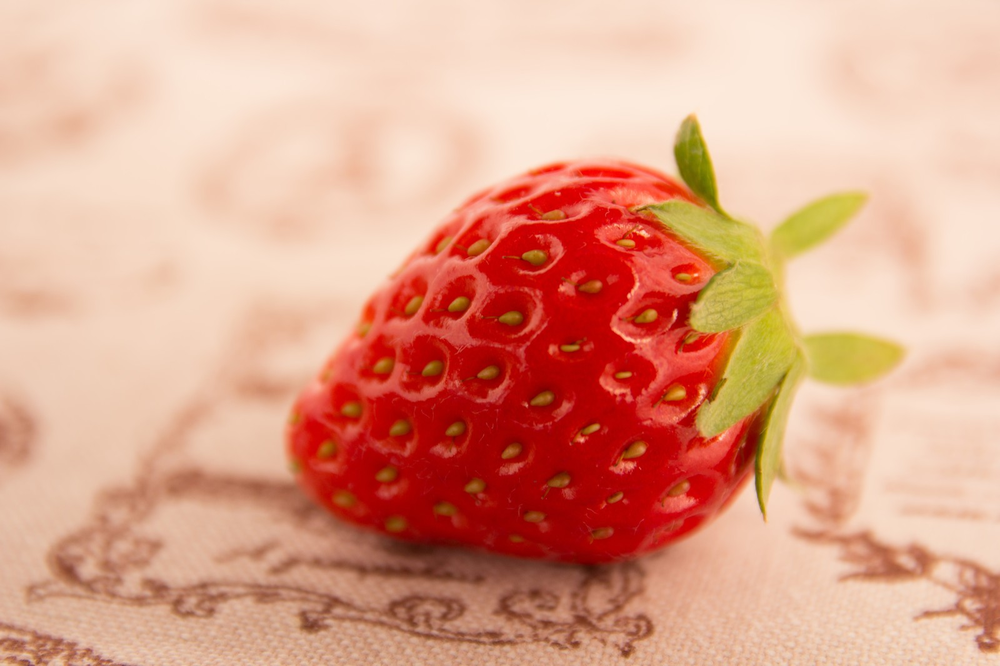
%> input picture kadai08/kadai08.png, 1000 x 666 px, shrunk from 1600 x 1066 before the run
$ octave kadai08.m   (GNU Octave 9; MATLAB toolbox functions it lacks are replaced by stand-ins)
%> lines starting %> are read from the running program, lines starting %| are printed output that depends on the picture; in (x1, y1, x2, y2) boxes, pixels count from 0 and x2, y2 are one past the last pixel; in counts of white or black regions, pixels touching at a corner belong together; the program's own positions count from 1
clear;

ORG = imread('kadai08.png'); % 夋憸偺撉傒崬傒
%> ORG is the input picture: size 666x1000x3 uint8; mean R, G, B 222.6, 161.7, 137.9
ORG = rgb2gray(ORG); % 敀崟擹扺夋憸偵曄姺
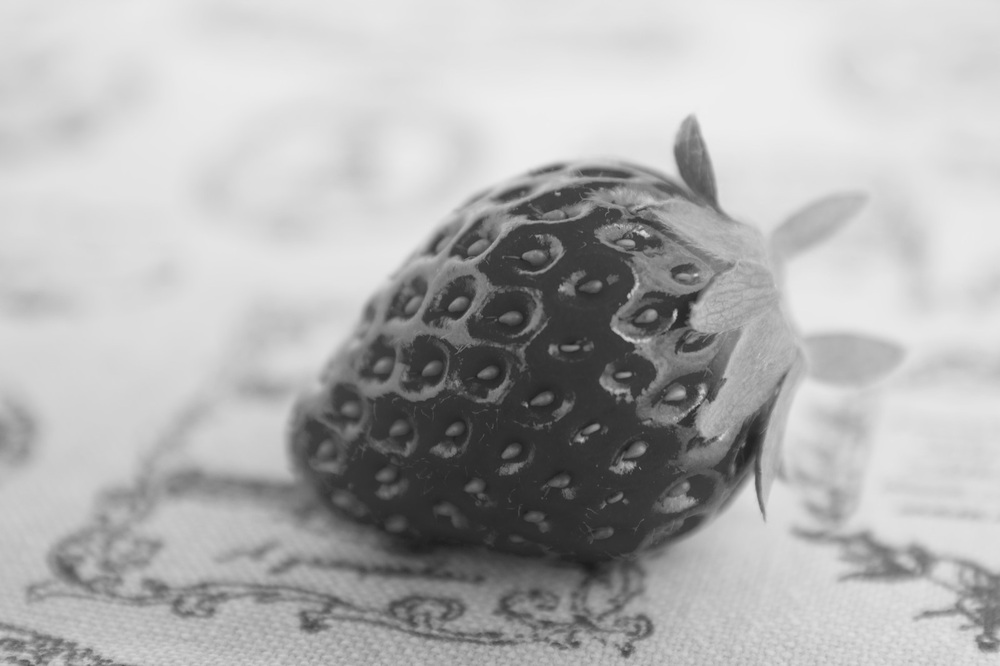
%> ORG: size 666x1000 uint8; min 28, max 239, mean 177.2
imagesc(ORG); colormap(gray); colorbar; % 夋憸偺昞帵
pause;
IMG = ORG > 128; % 鑷抣128偱擇抣壔
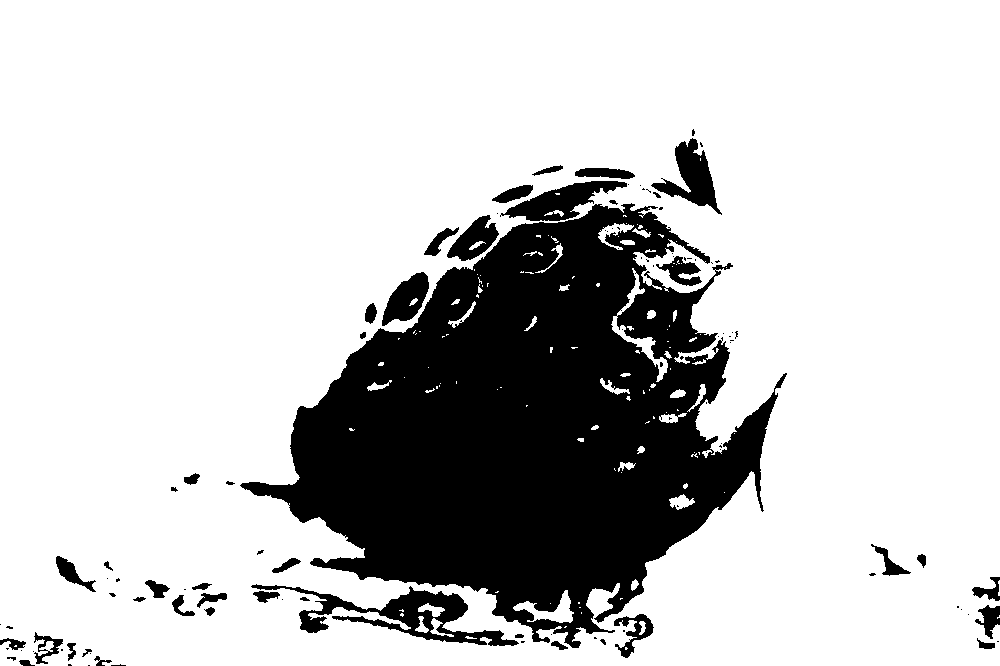
%> IMG: size 666x1000 logical; 78.3% white; 110 black regions (65 under 20 px), largest, box (x1, y1, x2, y2) and area: (240, 203, 787, 648) 125683, (251, 584, 519, 646) 4559, (500, 181, 627, 221) 2237
imagesc(IMG); colormap(gray); colorbar; % 夋憸偺昞帵
pause;
IMG = bwlabeln(IMG);
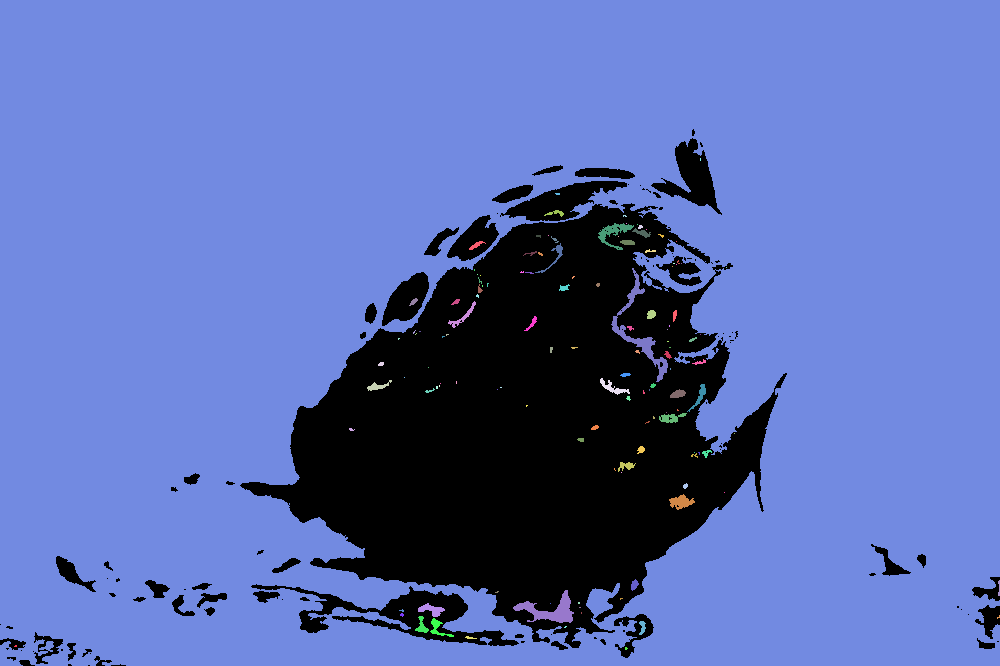
%> IMG: size 666x1000 double; 130 distinct labels, from 0 to 129; one colour per label, 0 black
imagesc(IMG); colormap(jet); colorbar; % 夋憸偺昞帵
%> after `colorbar`:
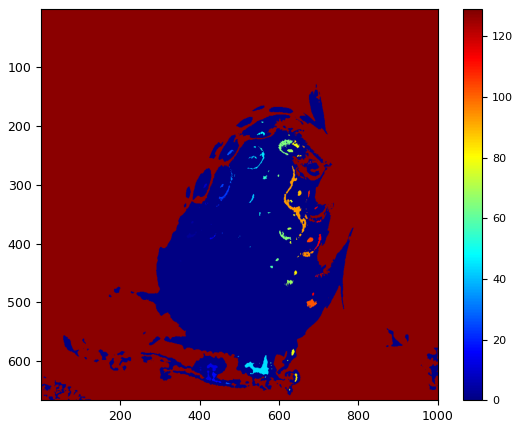
%> figure redrawn from the program's plot data
